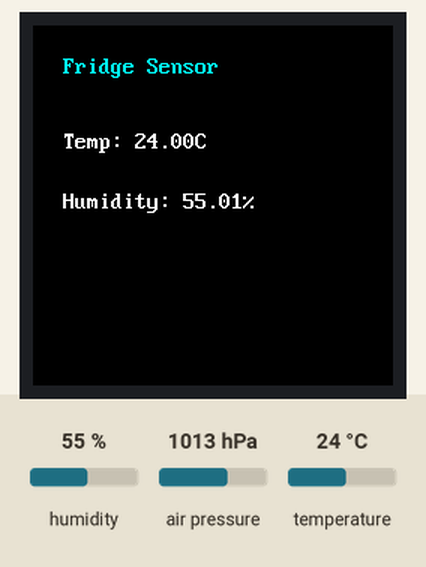
A program run on a simulated Raspberry Pi Pico running MicroPython. Shown: 240×240 colour display. The inputs (shaded band) are chosen by the test bench; at power-on: humidity 55 %, temperature 24 °C, air pressure 1013 hPa. Library files of the repository ran but are not shown: st7789py.py, bme280_float.py, vga2_8x16.py; what the program prints to the serial console is not drawn.

Above: at 1.9 s.
2.0 s: humidity set to 22 %
At 3.9 s:
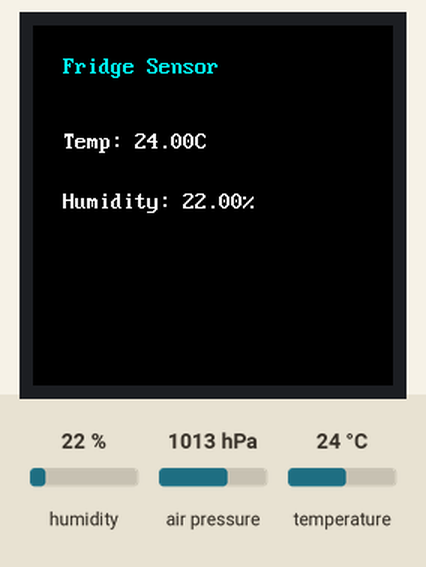
6.4 s: temperature set to 12 °C
At 7.4 s:
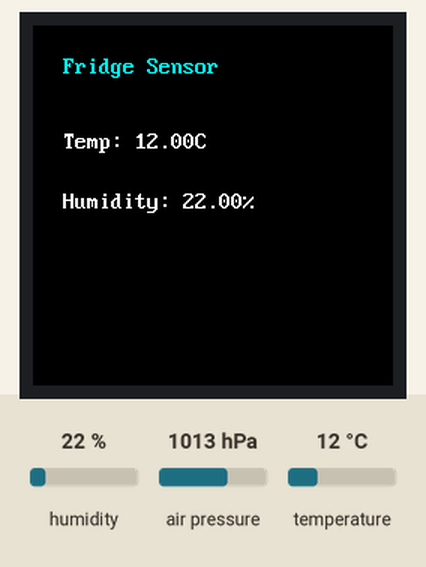
9.2 s: humidity set to 40 %
At 12.1 s:
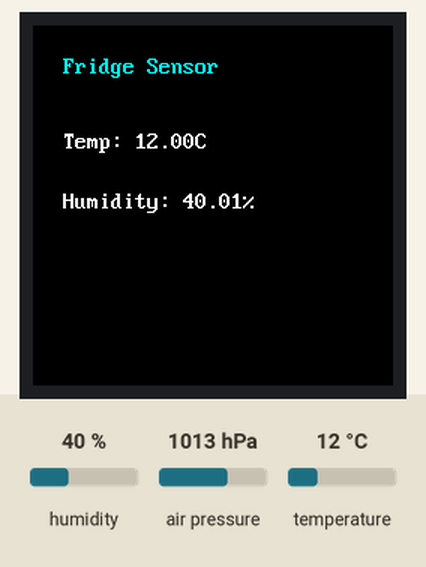
14.7 s: temperature set to 19 °C
At 15.32 s:
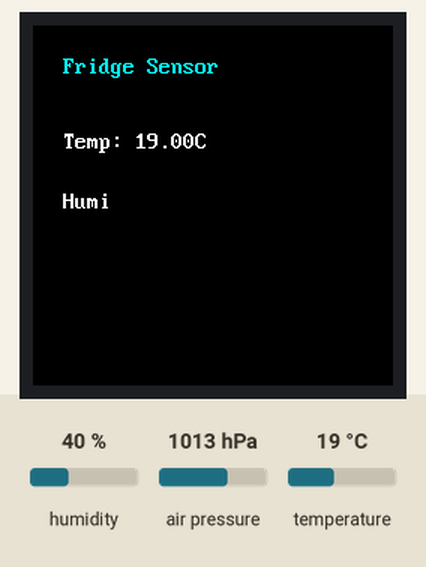
Timing chart, 0 to 17.7 s (numbered marks = the images above; inputs shaded):
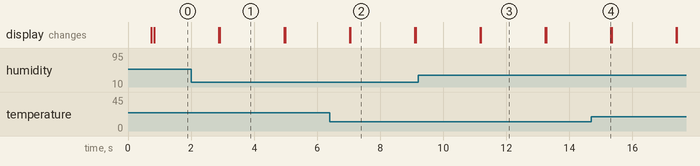

The program:

main.py
```python
from machine import Pin, SPI, I2C
import st7789py as st7789
import bme280_float
import vga2_8x16 as font
import time

# 1. Initialize I2C1 for BME280 sensor (SDA: GP14, SCL: GP15)
i2c = I2C(1, sda=Pin(14), scl=Pin(15), freq=800000)
bme = bme280_float.BME280(i2c=i2c)

# 2. Initialize SPI0 for ST7789 display (SCK: GP2, MOSI: GP3)
spi = SPI(0, baudrate=60000000, polarity=0, phase=0,
          sck=Pin(2), mosi=Pin(3))

# 3. Initialize ST7789 display (DC: GP4, RES: GP0, CS: GP1)
# Backlight is wired directly to 3.3V (always on)
tft = st7789.ST7789(
    spi,
    240, 240,
    reset=Pin(0, Pin.OUT),
    cs=Pin(1, Pin.OUT),
    dc=Pin(4, Pin.OUT),
    rotation=0
)

tft.fill(st7789.BLACK)

tft.text(font, "Fridge Sensor", 20, 20, st7789.CYAN, st7789.BLACK)

# 4. Main loop to read sensor and update display
while True:
    try:
        temp, pressure, humidity = bme.values
        print(f"Temp: {temp} | Humidity: {humidity}")

        # Clear and update only the Temperature line region (x=20, y=70, width=200, height=16)
        tft.fill_rect(20, 70, 200, 16, st7789.BLACK)
        tft.text(font, f"Temp: {temp}", 20, 70, st7789.WHITE, st7789.BLACK)

        # Clear and update only the Humidity line region (x=20, y=110, width=200, height=16)
        tft.fill_rect(20, 110, 200, 16, st7789.BLACK)
        tft.text(font, f"Humidity: {humidity}", 20, 110, st7789.WHITE, st7789.BLACK)

    except Exception as e:
        print("Error reading sensor:", e)
        tft.fill_rect(20, 70, 200, 16, st7789.BLACK)
        tft.text(font, "Sensor Error", 20, 70, st7789.RED, st7789.BLACK)

    time.sleep(2)
```

Measured:
- after the input at 2.0 s, the display: first differs from a run without the input after 0.91 s (image 1)
- after the input at 6.4 s, the display: first changes after 0.63 s (image 2 shows a later state)
- after the input at 9.2 s, the display: first differs from a run without the input after 2.0 s (image 3)
- after the input at 14.7 s, the display: changes after 0.61 s (image 4)
- what the display in image 1 shows lasts 2.1 s, from 2.9 s to 5.0 s
